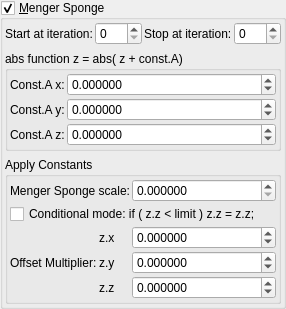
    <widget class="MyGroupBox" name="groupCheck_transf_function_enabledF_false">
     <property name="title">
      <string>&amp;Menger Sponge</string>
     </property>
     <property name="checkable">
      <bool>true</bool>
     </property>
     <layout class="QVBoxLayout" name="verticalLayout_7">
      <property name="leftMargin">
       <number>2</number>
      </property>
      <property name="topMargin">
       <number>2</number>
      </property>
      <property name="rightMargin">
       <number>2</number>
      </property>
      <property name="bottomMargin">
       <number>2</number>
      </property>
      <item>
       <layout class="QGridLayout" name="gridLayout_82">
        <property name="spacing">
         <number>2</number>
        </property>
        <item row="2" column="0">
         <widget class="QLabel" name="label_75">
          <property name="text">
           <string>Start at iteration:</string>
          </property>
         </widget>
        </item>
        <item row="2" column="3">
         <widget class="MySpinBox" name="spinboxInt_transf_stop_iterations_M">
          <property name="sizePolicy">
           <sizepolicy hsizetype="Preferred" vsizetype="Maximum">
            <horstretch>0</horstretch>
            <verstretch>0</verstretch>
           </sizepolicy>
          </property>
          <property name="maximum">
           <number>999</number>
          </property>
         </widget>
        </item>
        <item row="2" column="2">
         <widget class="QLabel" name="label_54">
          <property name="text">
           <string>Stop at iteration:</string>
          </property>
         </widget>
        </item>
        <item row="2" column="1">
         <widget class="MySpinBox" name="spinboxInt_transf_start_iterations_M">
          <property name="sizePolicy">
           <sizepolicy hsizetype="Minimum" vsizetype="Maximum">
            <horstretch>0</horstretch>
            <verstretch>0</verstretch>
           </sizepolicy>
          </property>
          <property name="minimum">
           <number>0</number>
          </property>
          <property name="maximum">
           <number>999</number>
          </property>
          <property name="value">
           <number>0</number>
          </property>
         </widget>
        </item>
       </layout>
      </item>
      <item>
       <widget class="QGroupBox" name="groupBox_5">
        <property name="title">
         <string>abs function z = abs( z + const.A)</string>
        </property>
        <layout class="QVBoxLayout" name="verticalLayout_8">
         <property name="leftMargin">
          <number>2</number>
         </property>
         <property name="topMargin">
          <number>2</number>
         </property>
         <property name="rightMargin">
          <number>2</number>
         </property>
         <property name="bottomMargin">
          <number>2</number>
         </property>
         <item>
          <layout class="QGridLayout" name="gridLayout_33" columnstretch="0,1">
           <property name="spacing">
            <number>2</number>
           </property>
           <item row="0" column="1">
            <widget class="MyDoubleSpinBox" name="spinbox3_transf_addition_constantA_000_x">
             <property name="enabled">
              <bool>true</bool>
             </property>
             <property name="sizePolicy">
              <sizepolicy hsizetype="Minimum" vsizetype="Maximum">
               <horstretch>0</horstretch>
               <verstretch>0</verstretch>
              </sizepolicy>
             </property>
             <property name="prefix">
              <string/>
             </property>
             <property name="decimals">
              <number>6</number>
             </property>
             <property name="minimum">
              <double>-99.989999999999995</double>
             </property>
             <property name="singleStep">
              <double>0.100000000000000</double>
             </property>
            </widget>
           </item>
           <item row="2" column="0">
            <widget class="QLabel" name="label_80">
             <property name="text">
              <string>Const.A z:</string>
             </property>
            </widget>
           </item>
           <item row="1" column="1">
            <widget class="MyDoubleSpinBox" name="spinbox3_transf_addition_constantA_000_y">
             <property name="enabled">
              <bool>true</bool>
             </property>
             <property name="sizePolicy">
              <sizepolicy hsizetype="Minimum" vsizetype="Maximum">
               <horstretch>0</horstretch>
               <verstretch>0</verstretch>
              </sizepolicy>
             </property>
             <property name="decimals">
              <number>6</number>
             </property>
             <property name="minimum">
              <double>-99.989999999999995</double>
             </property>
             <property name="maximum">
              <double>99.989999999999995</double>
             </property>
             <property name="singleStep">
              <double>0.100000000000000</double>
             </property>
            </widget>
           </item>
           <item row="1" column="0">
            <widget class="QLabel" name="label_78">
             <property name="text">
              <string>Const.A y:</string>
             </property>
            </widget>
           </item>
           <item row="0" column="0">
            <widget class="QLabel" name="label_79">
             <property name="text">
              <string>Const.A x:</string>
             </property>
            </widget>
           </item>
           <item row="2" column="1">
            <widget class="MyDoubleSpinBox" name="spinbox3_transf_addition_constantA_000_z">
             <property name="enabled">
              <bool>true</bool>
             </property>
             <property name="sizePolicy">
              <sizepolicy hsizetype="Minimum" vsizetype="Maximum">
               <horstretch>0</horstretch>
               <verstretch>0</verstretch>
              </sizepolicy>
             </property>
             <property name="decimals">
              <number>6</number>
             </property>
             <property name="minimum">
              <double>-99.989999999999995</double>
             </property>
             <property name="maximum">
              <double>99.989999999999995</double>
             </property>
             <property name="singleStep">
              <double>0.100000000000000</double>
             </property>
            </widget>
           </item>
          </layout>
         </item>
        </layout>
       </widget>
      </item>
      <item>
       <widget class="QGroupBox" name="groupBox_6">
        <property name="title">
         <string>Apply Constants</string>
        </property>
        <layout class="QVBoxLayout" name="verticalLayout_9">
         <property name="leftMargin">
          <number>2</number>
         </property>
         <property name="topMargin">
          <number>2</number>
         </property>
         <property name="rightMargin">
          <number>2</number>
         </property>
         <property name="bottomMargin">
          <number>2</number>
         </property>
         <item>
          <layout class="QGridLayout" name="gridLayout_63" columnstretch="0,0,0,1">
           <property name="spacing">
            <number>2</number>
           </property>
           <item row="2" column="3">
            <widget class="MyDoubleSpinBox" name="spinbox_transf_scale_2">
             <property name="sizePolicy">
              <sizepolicy hsizetype="Minimum" vsizetype="Maximum">
               <horstretch>0</horstretch>
               <verstretch>0</verstretch>
              </sizepolicy>
             </property>
             <property name="prefix">
              <string/>
             </property>
             <property name="suffix">
              <string/>
             </property>
             <property name="decimals">
              <number>6</number>
             </property>
             <property name="minimum">
              <double>0.000000000000000</double>
             </property>
             <property name="maximum">
              <double>99.998999999999995</double>
             </property>
             <property name="singleStep">
              <double>0.100000000000000</double>
             </property>
            </widget>
           </item>
           <item row="4" column="3">
            <widget class="MyDoubleSpinBox" name="spinbox3_transf_constant_multiplier_111_x">
             <property name="sizePolicy">
              <sizepolicy hsizetype="Minimum" vsizetype="Maximum">
               <horstretch>0</horstretch>
               <verstretch>0</verstretch>
              </sizepolicy>
             </property>
             <property name="prefix">
              <string/>
             </property>
             <property name="suffix">
              <string/>
             </property>
             <property name="decimals">
              <number>6</number>
             </property>
             <property name="minimum">
              <double>-99.989999999999995</double>
             </property>
             <property name="maximum">
              <double>99.989999999999995</double>
             </property>
             <property name="singleStep">
              <double>0.100000000000000</double>
             </property>
            </widget>
           </item>
           <item row="6" column="2">
            <widget class="QLabel" name="label_98">
             <property name="text">
              <string notr="true">z.z</string>
             </property>
            </widget>
           </item>
           <item row="5" column="3">
            <widget class="MyDoubleSpinBox" name="spinbox3_transf_constant_multiplier_111_y">
             <property name="sizePolicy">
              <sizepolicy hsizetype="Minimum" vsizetype="Maximum">
               <horstretch>0</horstretch>
               <verstretch>0</verstretch>
              </sizepolicy>
             </property>
             <property name="prefix">
              <string/>
             </property>
             <property name="suffix">
              <string/>
             </property>
             <property name="decimals">
              <number>6</number>
             </property>
             <property name="minimum">
              <double>-99.989999999999995</double>
             </property>
             <property name="maximum">
              <double>99.989999999999995</double>
             </property>
             <property name="singleStep">
              <double>0.100000000000000</double>
             </property>
            </widget>
           </item>
           <item row="4" column="2">
            <widget class="QLabel" name="label_93">
             <property name="text">
              <string notr="true">z.x</string>
             </property>
            </widget>
           </item>
           <item row="6" column="3">
            <widget class="MyDoubleSpinBox" name="spinbox3_transf_constant_multiplier_111_z">
             <property name="sizePolicy">
              <sizepolicy hsizetype="Minimum" vsizetype="Maximum">
               <horstretch>0</horstretch>
               <verstretch>0</verstretch>
              </sizepolicy>
             </property>
             <property name="prefix">
              <string/>
             </property>
             <property name="suffix">
              <string/>
             </property>
             <property name="decimals">
              <number>6</number>
             </property>
             <property name="minimum">
              <double>-99.989999999999995</double>
             </property>
             <property name="maximum">
              <double>99.989999999999995</double>
             </property>
             <property name="singleStep">
              <double>0.100000000000000</double>
             </property>
            </widget>
           </item>
           <item row="5" column="2">
            <widget class="QLabel" name="label_90">
             <property name="text">
              <string notr="true">z.y</string>
             </property>
            </widget>
           </item>
           <item row="5" column="1">
            <widget class="QLabel" name="label_91">
             <property name="text">
              <string>Offset Multiplier:</string>
             </property>
            </widget>
           </item>
           <item row="3" column="1" colspan="3">
            <widget class="MyCheckBox" name="checkBox_transf_function_enabled">
             <property name="text">
              <string>Conditional mode: if ( z.z &lt; limit ) z.z = z.z;</string>
             </property>
            </widget>
           </item>
           <item row="2" column="1" colspan="2">
            <widget class="QLabel" name="label_92">
             <property name="text">
              <string>Menger Sponge scale:</string>
             </property>
            </widget>
           </item>
          </layout>
         </item>
        </layout>
       </widget>
      </item>
     </layout>
    </widget>
